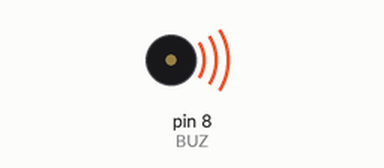
A sketch run on a simulated Arduino Uno, built with avr-gcc and run on an emulated ATmega328P. On the bench: buzzer (waves = sounding).

Above: at 0.4 s.
At 2.84 s:
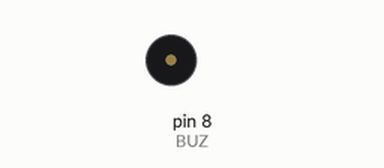
Timing chart, 0 to 3.1 s (numbered marks = the images above):
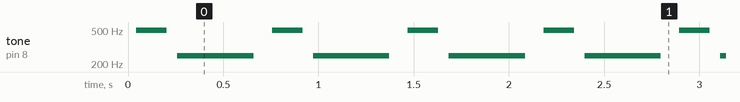

Measured:
- by itself, tone on pin 8 (BUZ): repeats every 0.71 s: silent 0.06 s, 249 Hz 0.40 s, silent 0.10 s, 496 Hz 0.16 s

The sketch:

KY-006.ino
```cpp
// https://www.arduino.cc/reference/en/language/functions/advanced-io/tone/
// https://arduinomodules.info/ky-006-passive-buzzer-module/

int BUZ = 8;

void setup() {
  pinMode(BUZ, OUTPUT);
}

void ejemplo1(){
  tone(BUZ, 100, 500); // tone(pin, frequency, duration)
  delay(1000);
  }

void ejemplo2(){
  tone(BUZ, 100); // tone(pin, frequency)
  delay(1000);
  noTone(BUZ);
  delay(1000);
  }

void ejemplo3(){
  // Ejemplo oficial del módulo
  for (int x=0; x<80; x++){
    digitalWrite(BUZ, HIGH);
    delay(1);
    digitalWrite(BUZ, LOW);
    delay(1);
    }
  delay(50);
  for (int x=0; x<100; x++){
    digitalWrite(BUZ, HIGH);
    delay(2);
    digitalWrite(BUZ, LOW);
    delay(2);
    }
  delay(100);
  }

void loop() {
  // ejemplo1();
  // ejemplo2();
  ejemplo3();
}
```
